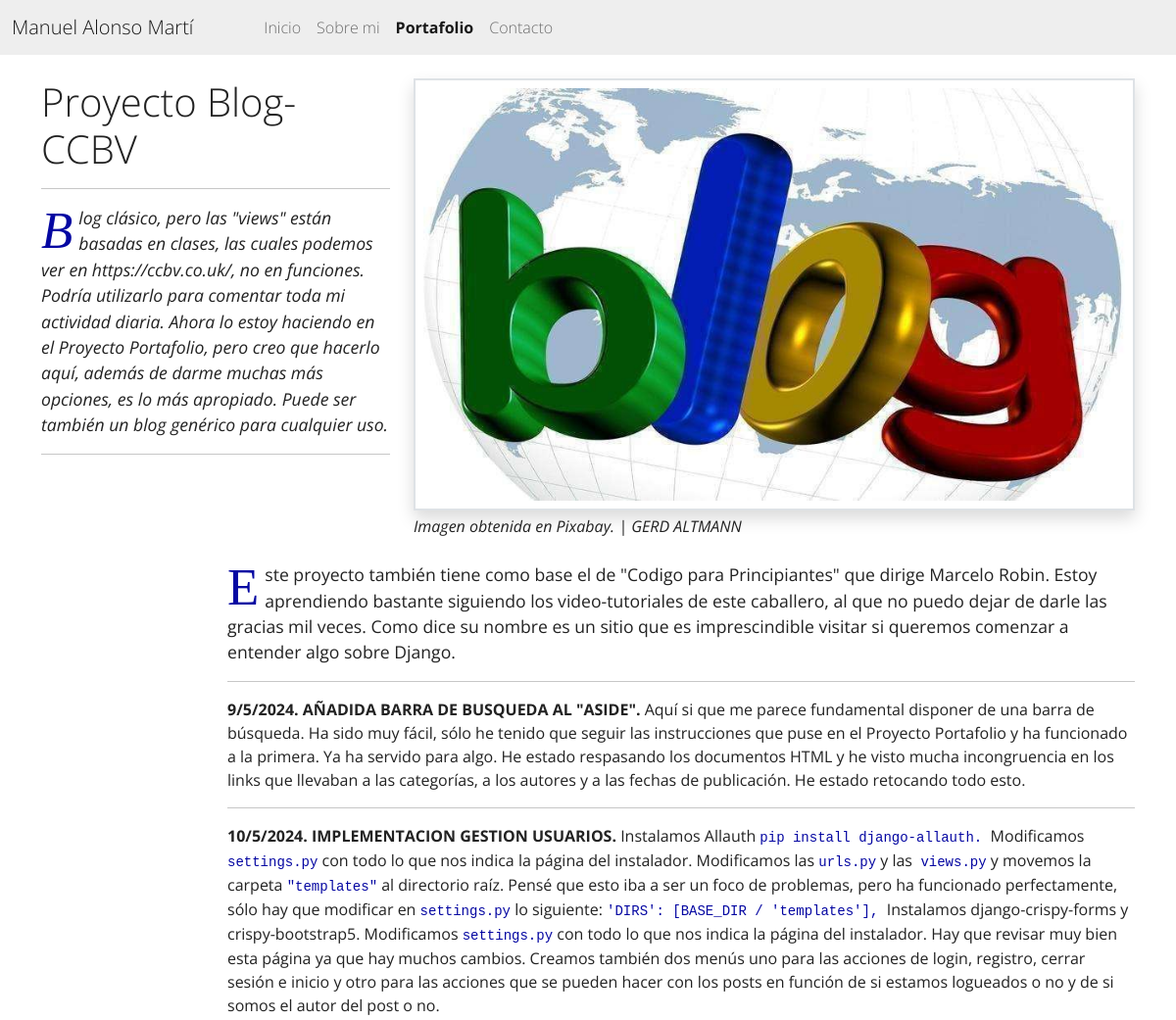
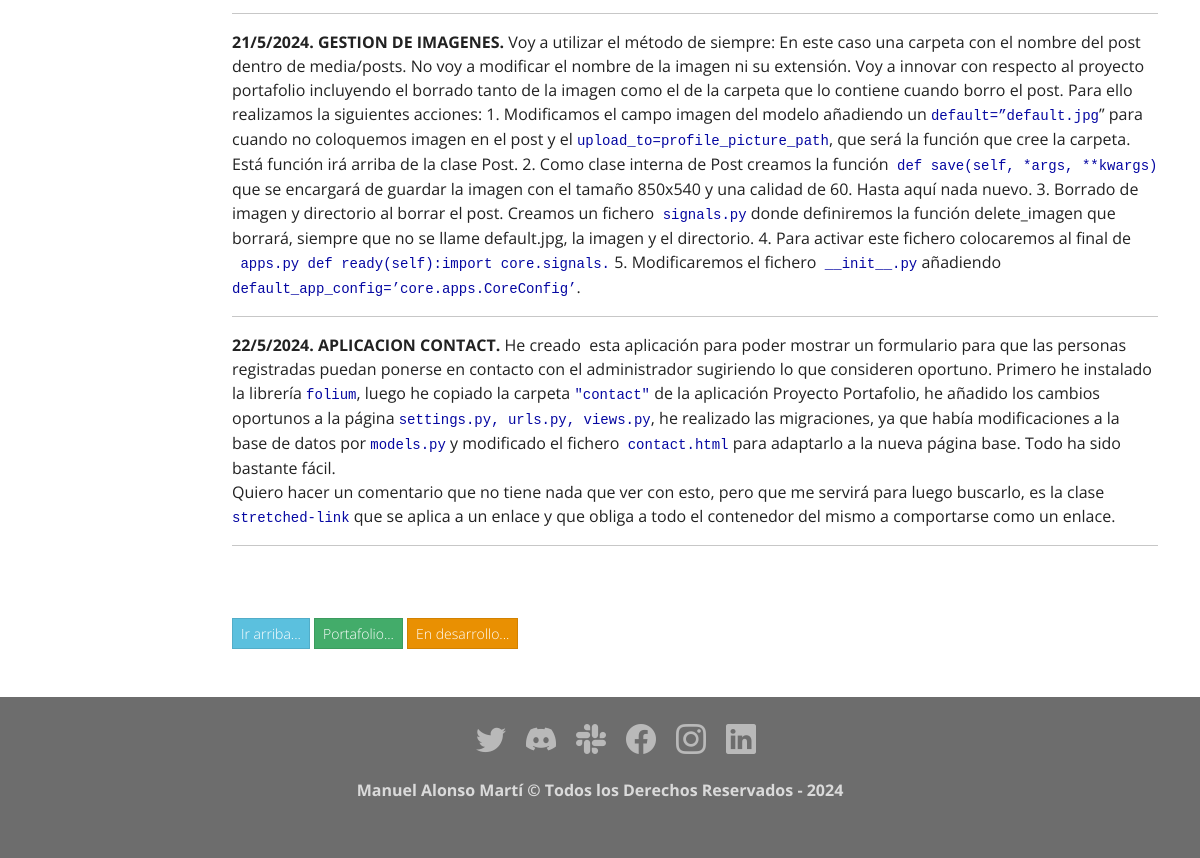
Page /project/10 on the committed database (2 pictures, top to bottom).
### portfolio/models.py (models this page shows, shortened)
class Project(models.Model):
    title = models.CharField(max_length=150, verbose_name='Título')
    description = models.TextField(validators=[MaxLengthValidator(400)], verbose_name='Descripción')
    detalle = RichTextField(verbose_name='Detalle')
    image = models.ImageField(default='default.jpg',upload_to=profile_picture_path, verbose_name='Imagen')
    pie = models.CharField(max_length=100, blank=True, null=True, verbose_name='pie')
    autor = models.CharField(max_length=100, blank=True, null=True, verbose_name='autor')
    link = models.URLField(max_length=180, blank=True, null=True, verbose_name='Enlace Github')
    link_i = models.URLField(max_length=180, blank=True, null=True, verbose_name='Enlace Web')
    created = models.DateTimeField(auto_now_add=True, verbose_name='Fecha Creación')
    updated = models.DateTimeField(auto_now=True, verbose_name='Fecha Modificación')
    class Meta:
        verbose_name = 'proyecto'
        verbose_name_plural = 'proyectos'
        ordering = ['-created']

### portfolio/views.py (the view)
# urls.py: path('project/<int:project_id>',portfolio_views.detail_project, name='detail_project'),
def detail_project(request, project_id):
    detail=Project.objects.get(id=project_id)
    return render(request, 'portfolio/detail.html', {'detail':detail})

### redsocial/processors.py (called while the page is built)
def ctx_dict(request):
    ctx = {}
    links = Link.objects.all()
    for link in links:
        ctx[link.key] = link.url
    return ctx

### portfolio/templates/portfolio/detail.html (shortened to what this page needs)
{% extends 'core/base2.html' %}
{% block content %}
{% load static %}
<div class="row mb-5">
  <div class="col-lg-4">
    <h1 class="section-heading title">{{ detail.title }}</h1>
    <hr>
    <span class="fst-italic"><p>{{ detail.description }}</p></span>
    <hr>
  </div>
  <div class="col-md-8">
    <img class="img-fluid mb-1 border border-2 shadow p-2" src="{{ detail.image.url }}" alt="...">
    <p class="text-start mb-4 fst-italic">{%if detail.pie%}{{detail.pie}}{%endif%} {%if detail.autor%}| {{detail.autor|upper}}{%endif%}</p>
  </div>
  <div class="col-md-2">
  </div>
  <div class="col-md-10">
    <span>{{ detail.detalle|safe}}</span>
  </div>
  <div class="col-md-2">
  </div>
  <div class="col-md-10">
    <a class="btn btn-sm btn-info mt-3" href="#">Ir arriba...</a>
    <a class="btn btn-sm btn-success mt-3" href="{% url 'portfolio' %}">Portafolio...</a>
    {% if detail.link %}
        <a class="btn btn-sm btn-primary mt-3" href="{{ detail.link }}" target='_blank'>Ir a Github</a>
        <a class="btn btn-sm btn-primary mt-3" href="https://mvalonsom.pythonanywhere.com" target='_blank'>Ir a Internet</a>
    {% else %}
        <a class="btn btn-sm btn-warning mt-3">En desarrollo...</a>
    {% endif %}
  </div>
</div>
{% endblock %}

### core/static/core/css/app.css (style rules this page uses)
span p:first-of-type::first-letter { font-size: 3em; line-height: 0.9; color: #0507a2; font-family: Times; float:left; padding-top: 3px; padding-right: 6px; }
span p:first-of-type { font-size: 1.1em; }
code { color: #0507a2 !important }

### rows in the picture
Project: title "Proyecto Blog-CCBV", description "Blog clásico, pero las \"views\" están basadas en clases, las cuales podemos ver en https://ccbv.co.uk/, no en funciones. Podría utilizarlo para comentar toda mi actividad diaria. Ahora lo estoy haciendo en el Proyecto Portafolio, pero creo que hacerlo aquí, además de darme muchas más opciones, es lo más apropiado. Puede ser también un blog genérico para cualquier uso.", image (picture), pie "Imagen obtenida en Pixabay.", autor "GERD ALTMANN", detalle "Este proyecto también tiene como base el de \"Codigo para Principiantes\" que dirige Marcelo Robin. Estoy aprendiendo bastante siguiendo los video-tutoriales de este caballero, al que no puedo dejar de darle las gracias mil veces. Como dice su nombre es un sitio que es imprescindible visitar si queremos comenzar a entender algo sobre Django. 9/5/2024. AÑADIDA BARRA DE BUSQUEDA AL \"ASIDE\". Aquí si que me parece fundamental disponer de una barra de búsqueda. Ha sido muy fácil, sólo he tenido que seguir las instrucciones que puse en el Proyecto Portafolio y ha funcionado a la primera. Ya ha servido para algo. He estado respasando los documentos HTML y he visto mucha incongruencia en los links…"
